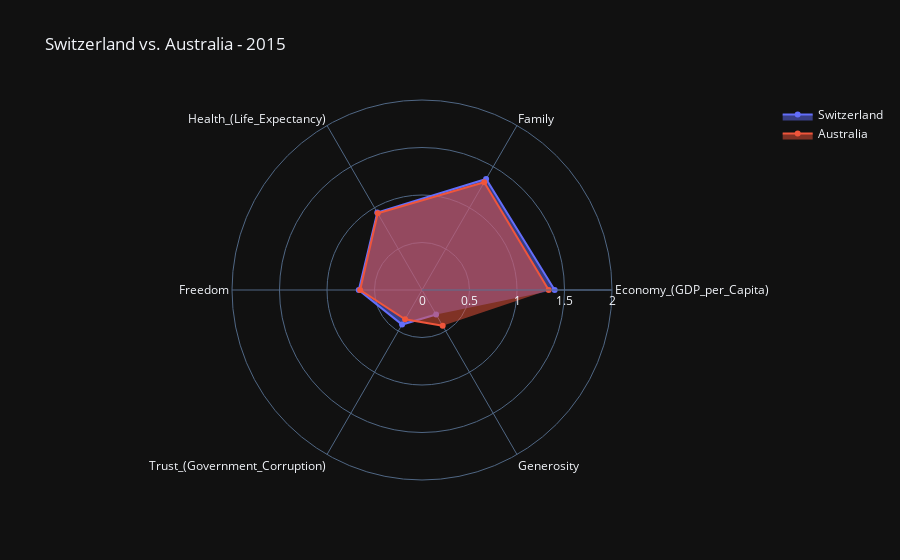

The notebook cell saved with this chart:
### Code cell
fig = go.Figure()
   
fig.add_trace(go.Scatterpolar(
          r=top_data[2015][3:-1],
          theta=categories,
          fill='toself',
          name=f'{country_name[2015]}'
    ))
fig.add_trace(go.Scatterpolar(
          r=aus_data[2015][0][3:-1],
          theta=categories,
          fill='toself',
          name='Australia'
    ))

fig.update_layout(
      polar=dict(
        radialaxis=dict(
          visible=True,
          
          range=[0, 2]
        )),
       title=f"{country_name[2015]} vs. Australia - 2015",
      showlegend=True
    )

fig.show()

### Figure 1 — Plotly figure (JSON) as saved in the notebook; plotly's stock layout.template omitted (floating-point values rounded to 4 significant figures)
{"data": [{"fill": "toself", "name": "Switzerland", "r": [1.397, 1.35, 0.9414, 0.6656, 0.4198, 0.2968], "theta": ["Economy_(GDP_per_Capita)", "Family", "Health_(Life_Expectancy)", "Freedom", "Trust_(Government_Corruption)", "Generosity"], "type": "scatterpolar"}, {"fill": "toself", "name": "Australia", "r": [1.334, 1.309, 0.9316, 0.6512, 0.3564, 0.4356], "theta": ["Economy_(GDP_per_Capita)", "Family", "Health_(Life_Expectancy)", "Freedom", "Trust_(Government_Corruption)", "Generosity"], "type": "scatterpolar"}], "layout": {"polar": {"radialaxis": {"range": [0, 2], "visible": true}}, "showlegend": true, "title": {"text": "Switzerland vs. Australia - 2015"}}}
